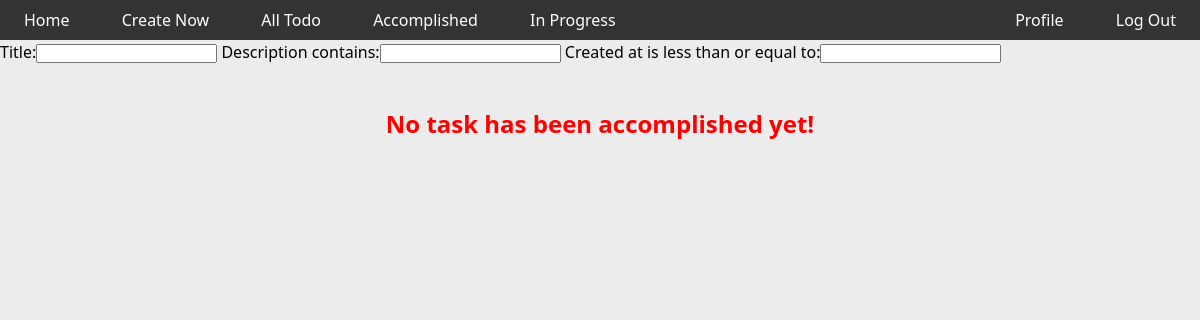
Page /accomplished (signed in) on the earlier database version.
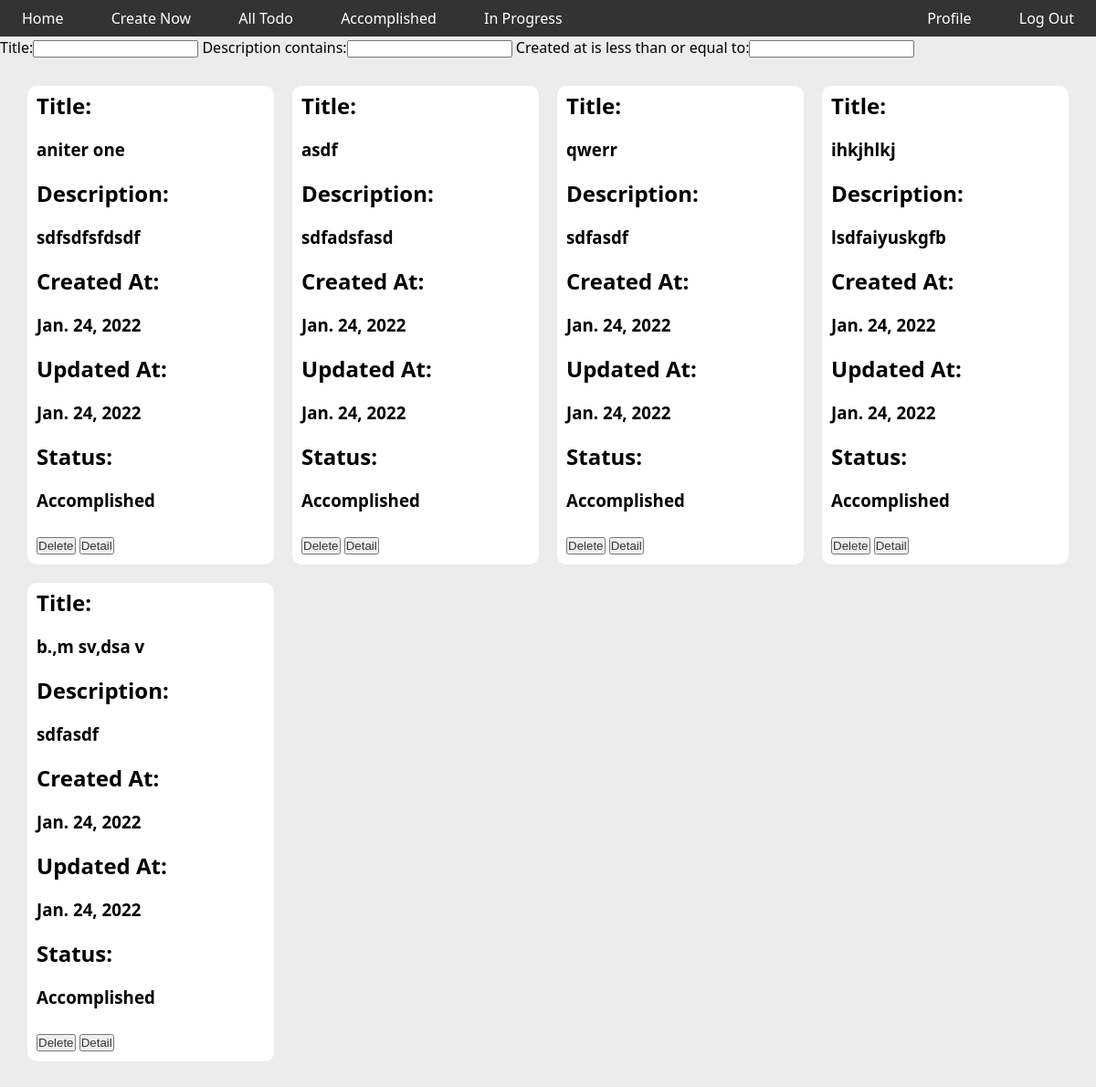
Same page on the later database version.
### Todo_list/models.py (models this page shows, shortened)
class Todo(models.Model):
    COMPLETED = (
        ('Accomplished','Accomplished'),
        ('Unaccomplished','Unaccomplished'),
    )
    profile = models.ForeignKey(Profile,on_delete=models.CASCADE)
    title = models.CharField(max_length=100)
    description = models.CharField(max_length=200, blank = False, null = False)
    created_at = models.DateField(auto_now_add=True)
    updated_at = models.DateField(auto_now=True)
    completed = models.CharField(max_length=30, choices=COMPLETED,default='Unaccomplished')
    notify = models.BooleanField(default = True)
    slug = models.SlugField(max_length=250,null = True, blank=True)
    class Meta:
        ordering = ('-created_at', )

### Todo_list/views.py (the view)
# urls.py: path('accomplished',views.AccomplishedTodo,name = 'todo-accomplished'),
@login_required
def AccomplishedTodo(request):
    context = {}
    profile = request.user.profile
    todo_completed = profile.todo_set.filter(completed = "Accomplished")
    myFilter = SearchFilter(request.GET, queryset = todo_completed)
    todo_completed = myFilter.qs
    context = {'todo_completed':todo_completed, 'myFilter': myFilter}
    return  render(request,'Todo_list/accomplished_todo.html',context)

### Todo_list/templates/Todo_list/accomplished_todo.html
{% extends 'Todo_list/index.html' %}
{% block content %}
    <div class = "container">
        <div class = "search_filter">
            <form method = "GET">
                {{myFilter.form}}
            </form>
        </div>
        {% if todo_completed %}
                <section>
                    <div id = "todo-container">
                        {% for todo in todo_completed %}
                            <div class = "todo-detail">
                                <h2>Title:</h2>
                                <br><h3>{{todo.title}}</h3><br>
                                <h2>Description:</h2>
                                <br><h3>{{todo.description}}</h3><br>
                                <h2>Created At:</h2>
                                <br><h3>{{todo.created_at}}</h3><br>
                                <h2>Updated At:</h2>
                                <br><h3>{{todo.updated_at}}</h3><br>
                                <h2>Status:</h2>
                                <br><h3>{{todo.completed}}</h3><br>
                                <button><a href = "{% url 'delete-todo' todo.slug %}">Delete</a></button>
                                <button><a href = "{% url 'todo-detail' todo.slug %}">Detail</a></button>
                            </div>
                        {% endfor %}
                    </div>
                </section>
        {% else %}
            <br><br>
            <h2 style = "color:red; text-align: center;">No task has been accomplished yet!</h2>
        {% endif %}
    </div>
{% endblock %}

Differences in the rows shown:
added Todo: title "aniter one", description "sdfsdfsfdsdf", created_at "Jan. 24, 2022", updated_at "Jan. 24, 2022", completed "Accomplished"
added Todo: title "asdf", description "sdfadsfasd", created_at "Jan. 24, 2022", updated_at "Jan. 24, 2022", completed "Accomplished"
added Todo: title "qwerr", description "sdfasdf", created_at "Jan. 24, 2022", updated_at "Jan. 24, 2022", completed "Accomplished"
added Todo: title "ihkjhlkj", description "lsdfaiyuskgfb", created_at "Jan. 24, 2022", updated_at "Jan. 24, 2022", completed "Accomplished"
added Todo: title "b.,m sv,dsa v", description "sdfasdf", created_at "Jan. 24, 2022", updated_at "Jan. 24, 2022", completed "Accomplished"
Other differences:
text no longer shown: "No task has been accomplished yet!"
